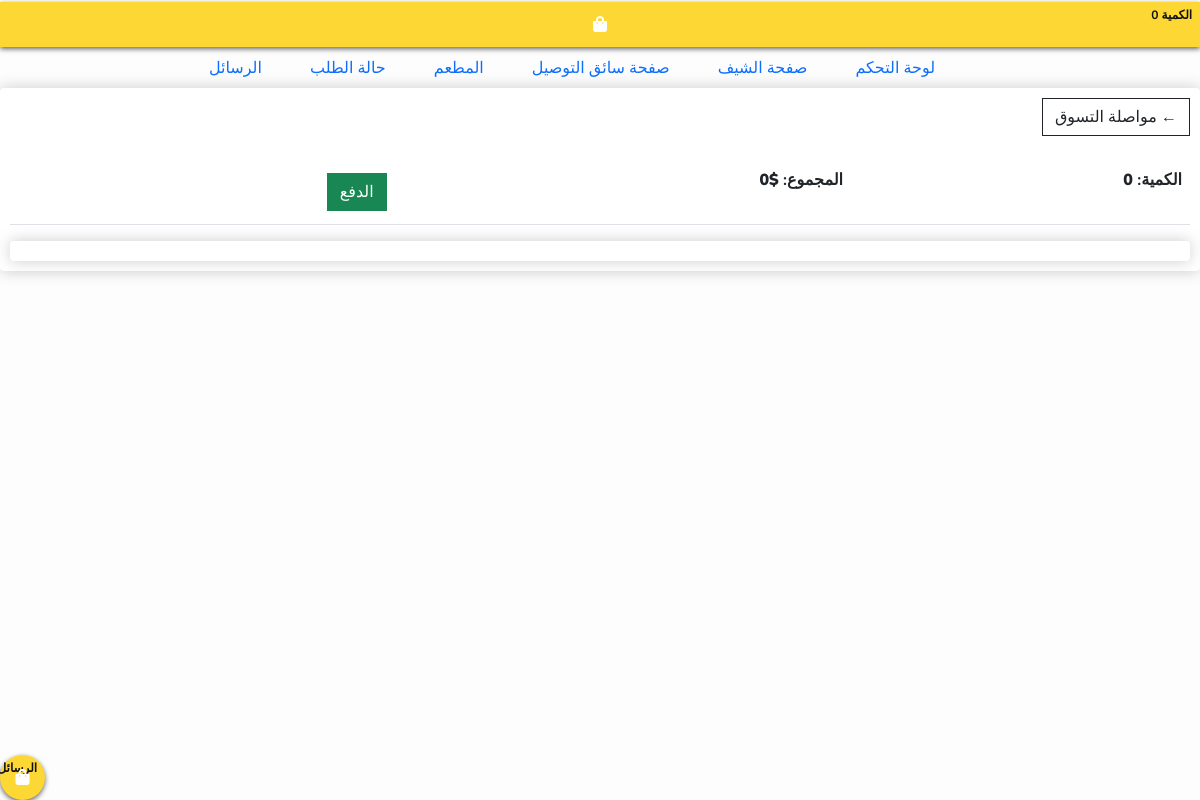
Page /cart (signed in) on the earlier database version.
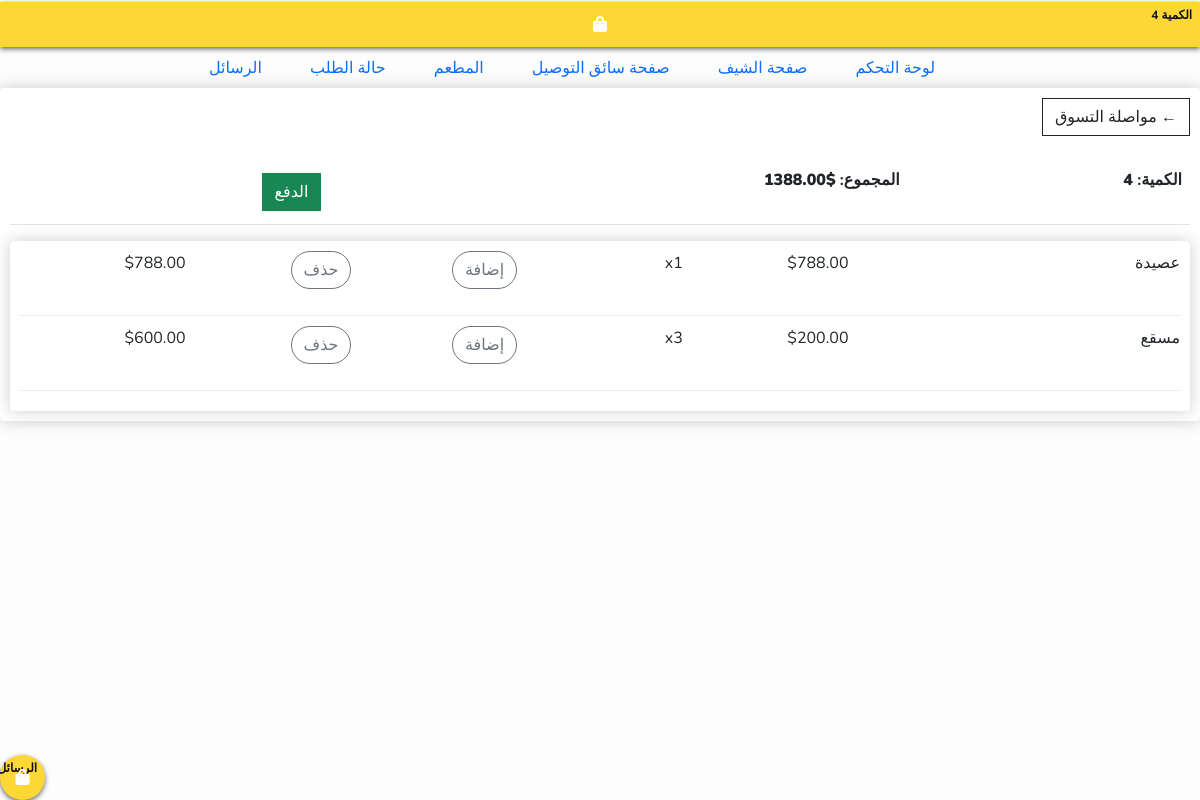
Same page on the later database version.
### app/models.py (models this page shows, shortened)
class Order(models.Model):
    customer = models.ForeignKey(Customer, on_delete=models.SET_NULL, null=True, blank=True)
    date_ordered = models.DateTimeField(auto_now_add=True)
    complete = models.BooleanField(default=False, null=True, blank=True)
    transaction_id = models.CharField(max_length=100, null=True)
    status_order = models.CharField(max_length=2, choices=ORDER_STATUS, default='NO')
    booking_driver = models.BooleanField(default=False, null=True, blank=True)
    driver = models.CharField(max_length=100, blank=True, null=True)
    @property
    def get_cart_total(self):
        orderitem = self.orderitem_set.all()
        total = sum([item.get_total for item in orderitem])
        return total
    @property
    def get_cart_items(self):
        orderitem = self.orderitem_set.all()
        total = sum([item.quantity for item in orderitem])
        return total

class OrderItem(models.Model):
    product = models.ForeignKey(Product, on_delete=models.SET_NULL, null=True)
    order = models.ForeignKey(Order, on_delete=models.SET_NULL, null=True)
    quantity = models.IntegerField(default=0, null=True, blank=True)
    date_added = models.DateTimeField(auto_now_add=True)
    @property
    def get_total(self):
        total = self.product.price * self.quantity
        return total

class Product(models.Model):
    name = models.CharField(max_length=200)
    price = models.DecimalField(max_digits=7, decimal_places=2)
    discount_price = models.FloatField(blank=True, null=True)
    digital = models.BooleanField(default=False, null=True, blank=True)
    image = models.ImageField(null=False, blank=False)
    description = models.TextField(blank=True, null=True)

### app/views.py (the view)
# urls.py: path('cart', views.cart, name='cart'),
def cart(request):
    data = cartData(request)
    context = {
        'items':data['items'],
        'order':data['order'],
        'cartItems':data['cartItems'],
    }
    return render(request, "cart.html", context)

### app/utils.py (called while the page is built)
def cartData(request):
    if request.user.is_authenticated:
        customer = request.user.customer
        order, created = Order.objects.get_or_create(customer=customer, complete=False)
        items = order.orderitem_set.all()
        cartItems = order.get_cart_items
    else:
        cookieData = cookieCart(request)
        items = cookieData['items']
        order = cookieData['order']
        cartItems = cookieData['cartItems']
    return {'order':order, 'items':items, 'cartItems':cartItems}

### app/templates/cart.html (shortened to what this page needs)
{% extends "base.html" %}
{% block content %}
<div class="box-element">
    <a class="btn btn-outline-dark" href="{% url 'listProducts' %}">&#x2190; مواصلة التسوق</a>
    <br>
    <br>
    <table class="table">
    <tr>
        <th><t5>الكمية: <strong>{{ order.get_cart_items }}</strong></t5></th>
        <th><t5>المجموع: <strong> ${{ order.get_cart_total }}</strong></t5></th>
        <th>
        <a style="float: right; margin: 5px;" class="btn btn-success" href="{% url 'checkout'%}">الدفع</a>
        </th>
    </tr>
    </table>
<div class="box-element">
    {% for item in items %}
        <div class="cart-row">
			<div style="flex:2"><p>{{ item.product.name }}</p></div>
			<div style="flex:1"><p>${{ item.product.price|floatformat:2 }}</p></div>
	    	<div style="flex:1"><p>x{{ item.quantity }}</p></div>
            <div style="flex:1"><p><button data-product="{{ item.product.id }}" data-action="add" data-reload="yes" class="btn btn-outline-secondary rounded-pill add-to-cart update-cart">إضافة</button></p></div>
            <div style="flex:1"><p><button data-product="{{ item.product.id }}" data-action="remove" data-reload="yes" class="btn btn-outline-secondary rounded-pill add-to-cart update-cart">حذف</button></p></div>
            <div style="flex:1"><p>${{ item.get_total }}</p></div>
		</div>
    {% endfor %}
</div>
</div>
{% endblock content %}

Differences in the rows shown:
no longer on this page (row edited): Order: get_cart_items "0", get_cart_total "0"
added Order: get_cart_items "4", get_cart_total "1388.00"
added OrderItem: product.name "عصيدة", product.price "788.00", quantity "1", get_total "788.00"
added OrderItem: product.name "مسقع", product.price "200.00", quantity "3", get_total "600.00"
Other differences:
{{ cartItems }}: "0" → "4"
